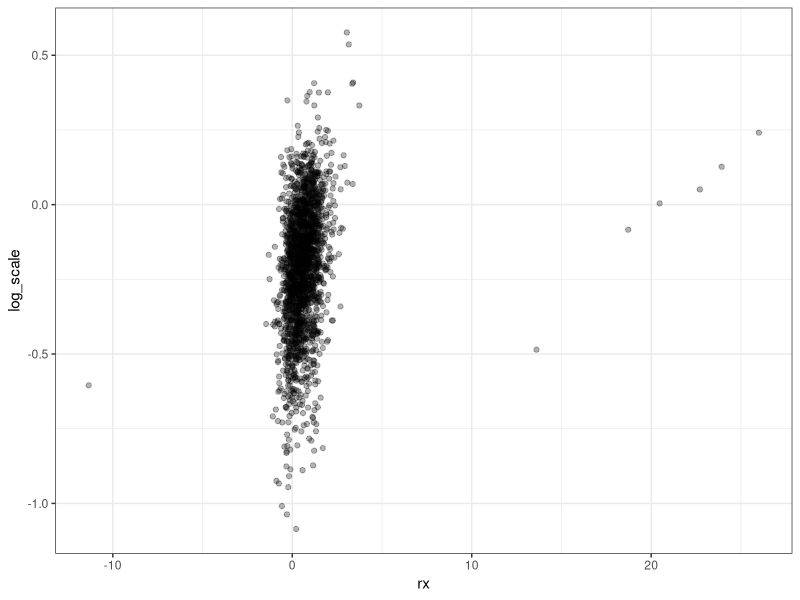
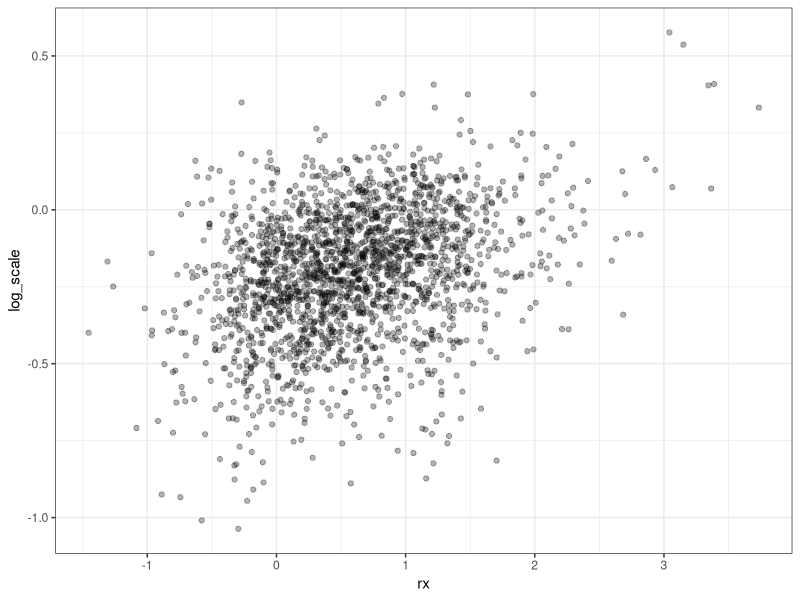

Write the R code that produced these figures, in order. (Note: this script raises an error after producing the figures.)
## ---- chunk 1
library(rsample)   
library(purrr)
library(dplyr)
library(ggplot2)
library(survival)
theme_set(theme_bw())
## ---- chunk 2
library(rsample)
library(purrr)
library(dplyr)
library(ggplot2)
library(survival)

f <- Surv(futime, fustat) ~ ecog.ps + rx

# Will be used to fit the models to different bootstrap data sets:
fit_fun <- function(data, ...) {
  survreg(..., data = data)
}
## ---- chunk 3
set.seed(462)
ov_bt <-
  bootstraps(ovarian, times = 2000, apparent = TRUE) %>%
  mutate(models = map(splits, ~ fit_fun(analysis(.x), f, dist = 'weibull')))
ov_bt
## ---- chunk 4
# For one model:
one_model <- 
  ov_bt %>% 
  pull(models) %>% 
  pluck(1)
one_model
one_model %>% broom::tidy()
## ---- chunk 5
ov_bt <-
  ov_bt %>% 
  mutate(
    rx = map_dbl(
      models,
      ~ broom::tidy(.x) %>% filter(term == "rx") %>% pull(estimate)
    ),
    log_scale = map_dbl(
      models,
      ~ broom::tidy(.x) %>% filter(term == "Log(scale)") %>% pull(estimate)
    )
  )
## ---- chunk 6
ggplot(ov_bt, aes(x = rx, y = log_scale)) + 
  geom_point(alpha = .3)
## ---- chunk 7
ov_bt_filtered <-
  ov_bt %>% 
  mutate(iters = map_int(models, pluck, "iter")) %>% 
  dplyr::filter(iters <= 15)

ggplot(ov_bt_filtered, aes(x = rx, y = log_scale)) + 
  geom_point(alpha = .3)
## ---- chunk 8
ov_bt_filtered %>% 
  dplyr::select(rx, log_scale) %>% 
  gather(terms, statistic) %>% 
  ggplot(aes(x = statistic)) + 
  geom_histogram(bins = 30, col = "red", fill = "red", alpha = .5) + 
  facet_wrap(~ terms, scales = "free_x")
## ---- chunk 9
p_ints <- int_pctl(ov_bt_filtered, rx, log_scale)
p_ints
## ---- chunk 10
ov_bt_filtered %>% 
  dplyr::select(rx, log_scale) %>% 
  gather(statistic, coefficients) %>% 
  ggplot(aes(x = coefficients)) + 
  geom_histogram(bins = 30, col = "red", fill = "red", alpha = .5) + 
  facet_wrap(~ statistic, scales = "free_x") + 
  geom_vline(data = p_ints, aes(xintercept = lower)) + 
  geom_vline(data = p_ints, aes(xintercept = upper))
## ---- chunk 11
full_model <- survreg(f, data = ovarian, dist = 'weibull')

parametric <- 
  broom::tidy(full_model) %>% 
  dplyr::select(conf.low, estimate, conf.high, term) %>% 
  dplyr::filter(term %in% c("rx", "Log(scale)")) %>% 
  rename(lower = conf.low, upper = conf.high, statistic = term) %>% 
  mutate(alpha = 0.05, .method = "parametric") %>% 
  dplyr::select(lower, estimate, upper, alpha, .method, statistic)

intervals <- 
  bind_rows(parametric, p_ints) %>% 
  arrange(statistic, .method)
intervals
## ---- chunk 12
ov_bt_filtered %>% 
  dplyr::select(rx, log_scale) %>% 
  gather(statistic, coefficients) %>% 
  ggplot(aes(sample = coefficients))  + 
  facet_wrap(~ statistic, scales = "free") +  
  stat_qq() +
  stat_qq_line()
## ---- chunk 13
ov_bt_filtered <-
  ov_bt_filtered %>%
  mutate(
    rx_var = map_dbl(
      models,
      ~ broom::tidy(.x) %>% filter(term == "rx") %>% pull(std.error)
    ),
    rx_var = rx_var^2,
    log_scale_var = map_dbl(
      models,
      ~ broom::tidy(.x) %>% filter(term == "Log(scale)") %>% pull(std.error)
    ),
    log_scale_var = log_scale_var^2
  )

ov_bt_filtered %>% select(-id, -models, -splits, -iters) %>% slice(1:4)
## ---- chunk 14
t_ints <- int_t(ov_bt_filtered, rx, log_scale, var_cols = vars(ends_with("var")))
intervals <- 
  bind_rows(intervals, t_ints) %>% 
  arrange(statistic, .method)
intervals
## ---- chunk 15
mod_coef <- function(data, ..., term_name) {
  res <- survreg(..., data = data)
  rx_est <-
    broom::tidy(res) %>%
    dplyr::filter(term == term_name) %>%
    pull(estimate)

  rx_est
}

ov_bt_filtered$splits[[1]] %>% 
  analysis() %>% 
  mod_coef(f, dist = "weibull", term_name = "rx")
# checking: 
ov_bt_filtered$rx[[1]]
## ---- chunk 16
b_int_rx <- 
  int_bca(
    ov_bt_filtered,
    rx,
    fn = mod_coef,
    args = list(formula = f, dist = "weibull", term_name = "rx")
  )
b_int_scale <- 
  int_bca(
    ov_bt_filtered,
    log_scale,
    fn = mod_coef,
    args = list(formula = f, dist = "weibull", term_name = "Log(scale)")
  )
intervals <- 
  bind_rows(intervals, b_int_rx, b_int_scale) %>% 
  arrange(statistic, .method)
intervals
